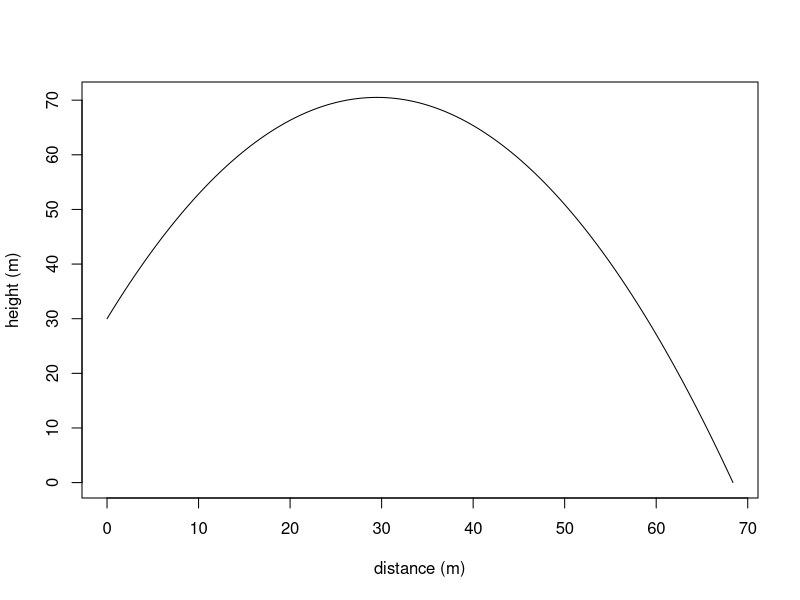

Recreate this plot in R.
## ---- chunk 1
    # Set up the initial condition
    g   <- 9.81              # gravity
    x0  <- 0                 # initial x position
    y0  <- 30                # initial y position
    s0  <- 30                # initial speed
    a0  <- 70                # initial angle
    vx0 <- s0*cos(a0/180*pi) # initial x velocity
    vy0 <- s0*sin(a0/180*pi) # initial y velocity

    # Calculate the time until the projectile hits ground
    t_hit <- (sqrt(vy0^2 + 2*g*y0) + vy0) / g

    print(t_hit)
## ---- chunk 2
    # Computes and plot the trajectory
    T <- seq(0, t_hit, length.out=300)
    X <- vx0 * T
    Y <- -0.5*g*T^2 + vy0*T + y0
    plot(X, Y, type="l", xlab="distance (m)", ylab="height (m)")
